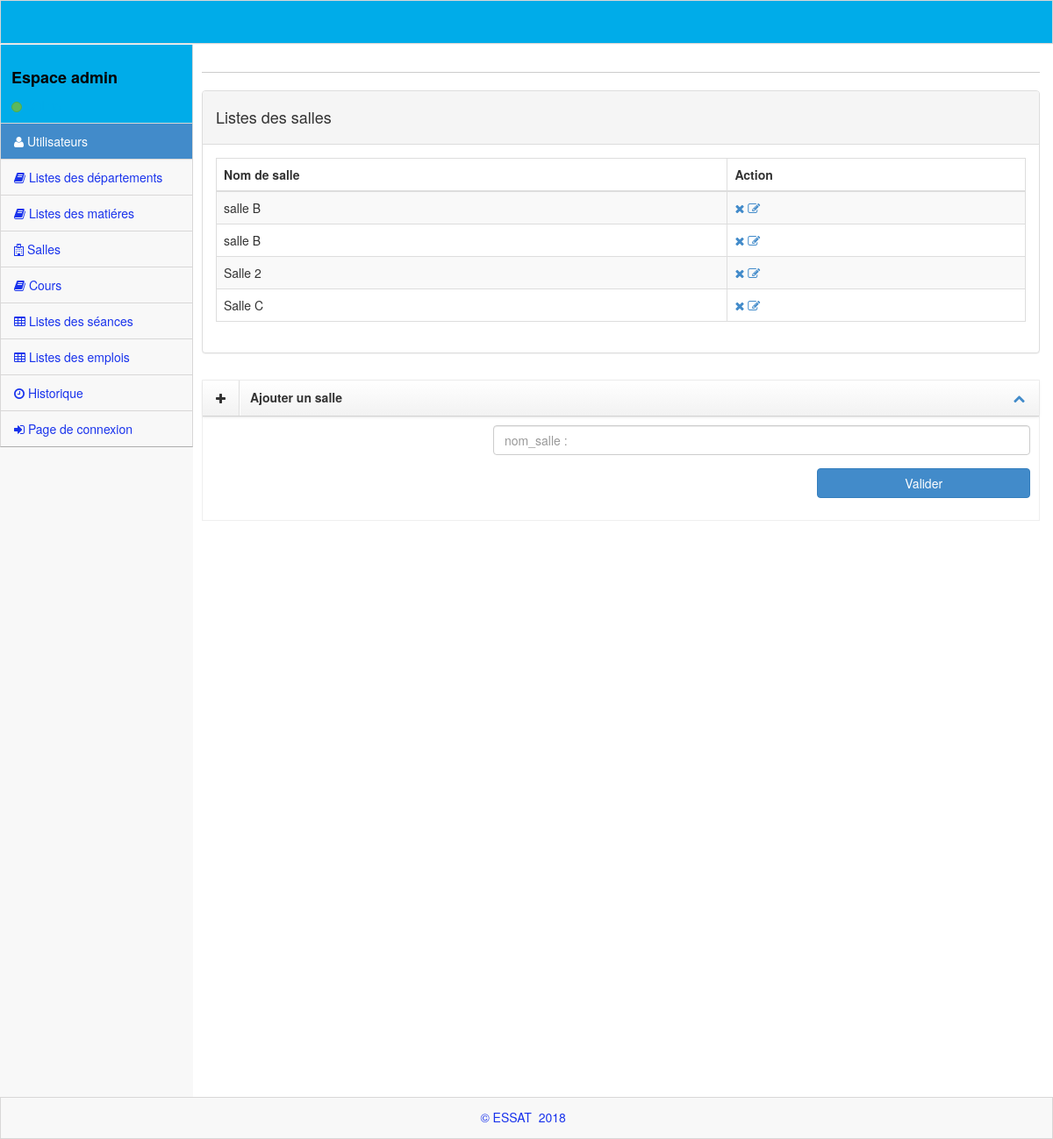
Page /salle.php on the committed database.
### tables this page shows
CREATE TABLE `salle` (
  `id_salle` int(11) NOT NULL,
  `nom_salle` varchar(100) NOT NULL
);

### salle.php (the view, shortened to what this page needs)
<?php
require'db.php';
$sql = "SELECT * FROM salle Order BY id_salle";
$req = mysqli_query($con,$sql) or die();
?>
<!DOCTYPE html>
 <html lang="en">
<head>
    <link rel="stylesheet" href="assets/plugins/bootstrap/css/bootstrap.css" />
    <link rel="stylesheet" href="assets/css/main.css" />
    <link rel="stylesheet" href="assets/css/theme.css" />
    <link rel="stylesheet" href="assets/css/MoneAdmin.css" />
    <link rel="stylesheet" href="assets/plugins/Font-Awesome/css/font-awesome.css" />
    <link href="assets/plugins/dataTables/dataTables.bootstrap.css" rel="stylesheet" />
</head>
<body class="padTop53 " >
    <div id="wrap">
<div id="top">
            <nav class="navbar navbar-inverse navbar-fixed-top " style="padding-top: 10px;">
            </nav>
        </div>
  <div id="left" >
          <?php
          require"espace.php";
          require "menu.php";
          ?>
      </div>
        <div id="content">
            <div class="inner">
                <div class="row">
                    <div class="col-lg-12">
                    </div>
                </div>
                <hr />
                <div class="row">
                <div class="col-lg-12">
                    <div class="panel panel-default">
                        <div class="panel-heading">
                           <h4> Listes des salles</h4>
                        </div>
                        <div class="panel-body">
                            <div class="table-responsive">
                                <table class="table table-striped table-bordered table-hover" id="dataTables-example">
                                    <thead>
                                        <tr>
                                           <th>Nom de salle</th>
                                        <th>Action</th>
                                        </tr>
                                    </thead>
                                    <tbody>
                                        <tr>
                            <?php
                            if(mysqli_num_rows($req)>0)
                                while ($data = mysqli_fetch_assoc($req)) {
                                   ?>
<td name="nom_salle"><?php echo $data['nom_salle']; ?></td>
<td name="nombredheure">
<div class="toolbar">
<ul class="nav">   <?php echo ("<a  onclick=\"return confirm(' Vous etes sur ?')\" href=\"delsalle.php?idsalle=".$data['id_salle']."\">");?>                                                           <i class="icon-remove"></i></a>                                                           <?php echo ("<a  href=\"modifsalle.php?idsalle=".$data['id_salle']."\">"); ?><i class="icon-edit">
</i></a>                                                   </ul>
                                                  </td>
                                              </tr>
                                              <?php
                                          }
                                          ?>
                </tbody>
            </table>
        </div>
    </div>
</div>
</div>
</div>
<div class="row">
    <div class="col-lg-12">
        <div class="box dark">
            <header>
                <div class="icons"><i class="icon-plus"></i></div>
                <h5>Ajouter un salle</h5>
                <div class="toolbar">
                    <ul class="nav">
                        <li>
                            <a class="accordion-toggle minimize-box"
                            data-toggle="collapse"
                            href="#div-1">
                            <i class="icon-chevron-up"></i>
                        </a>
                    </li>
                </ul>
            </div>
        </header>
        <div id="div-1" class="accordion-body collapse in body">
            <div id="ajoututil">
                <form class="form-horizontal" id="ajoutmat" action="ajsalle.php" method="POST">
                    <div class="form-group">
                        <div class="col-lg-8 col-lg-push-4">
                            <input type="text" name="nom_salle" placeholder="nom_salle :" class="form-control" />
                        </div>
                    </div>
                                            <div class="form-group" >
                            <div class="col-lg-4 col-lg-push-8">
                                <input type="submit" name="valider" id="btnvalider" value="Valider" class="btn col-lg-10 col-lg-push-2 btn-primary  " />
                            </div></div>
                        </form>
                    </div>
                </div>
            </div>
        </div>
    </div>
</div>
</div>
</div>
<div id="footer">
    <p>&copy;  ESSAT &nbsp;2018 &nbsp;</p>
</div>
</body>
</html>

### assets/css/main.css (style rules this page uses)
#wrap { margin: 0 auto; }
#footer { height: 48px; background-color: #222222; }
@media (min-width: 768px) { html, body { height: 100%; } }
@media (min-width: 768px) { #wrap { height: auto !important; height: 100%; min-height: 100%; padding: 0 0 48px; margin-bottom: -48px; } }
body.padTop53 { padding-top: 75px; overflow: visible; }
@media (min-width: 802px) { body.padTop53 { padding-top: 51px; } }
#wrap:before, #top:before, .head:before, #footer:before, #wrap:after, #top:after, .head:after, #footer:after { display: table; content: " "; }
#wrap:after, #top:after, .head:after, #footer:after { clear: both; }
#wrap { background-color: #f8f8f8; }
@media (min-width: 768px) { #left { position: relative; float: left; width: 100px; } }
@media (min-width: 768px) { #content { margin-left: 100px; } }
@media (min-width: 768px) { #left { margin-bottom: -10px; } }
@media (min-width: 992px) { #left { width: 220px; } }
@media (min-width: 992px) { #content { margin-left: 220px; } }
#top .navbar { margin-bottom: 0; border:1px solid rgb(216, 215, 215); background-color:#00ace9; }
#content { -webkit-transition: margin 0.4s; transition: margin 0.4s; }
.inner { position: relative; min-height: 1px; padding-right: 15px; padding-left: 10px; background: #fff; border: 0px solid #e4e4e4; min-height:1200px; }
@media (min-width: 768px) { .inner { float: left; width: 100%; } }
.inner .row { margin-right: -15px; margin-left: -15px; }
#footer { margin: 0 auto; color: #1933EC; background-color:#f8f8f8; border:1px solid rgb(216, 215, 215); }
#footer p { padding: 12px 0 0; text-align: center; }
.box { position: relative; display: block; margin: 10px auto; border: 1px solid #efefef; }
.box header { background-repeat: repeat-x; border-bottom: 1px solid #d4d4d4; -webkit-box-shadow: 0 1px 4px rgba(0, 0, 0, 0.065); box-shadow: 0 1px 4px rgba(0, 0, 0, 0.065); background-image: linear-gradient(to bottom, #ffffff 0%, #f2f2f2 100%); }
.box header:before, .box header:after { display: table; content: " "; }
.box header:after { clear: both; }
.box header .icons, .box header h5, .box header .toolbar { position: relative; display: block; float: left; min-height: 1px; padding: 0; margin: 0; }
.box header .icons { padding: 10px 15px; border-right: 1px solid #ddd; -webkit-box-shadow: 1px 0px 0px #ffffff; box-shadow: 1px 0px 0px #ffffff; }
.box header h5 { padding: 12px; font-weight: bold; }
.box header .toolbar { display: inline-table; float: right; }
.box header .toolbar .nav { margin: 1px 1px 0 0; }
.box header .toolbar .nav > li { display: inline-block; }
.box header .toolbar .nav > li > a { padding-top: 9px; }
.box .body { padding: 10px; -webkit-box-shadow: inset 0 1px 1px rgba(0, 0, 0, 0.05); box-shadow: inset 0 1px 1px rgba(0, 0, 0, 0.05); }
.inner hr { margin-top: 10px; border-top-color: #ccc; }

### assets/css/MoneAdmin.css (style rules this page uses)
body { background-color: #f8f8f8; }

### rows in the picture
salle: nom_salle "salle B"
salle: nom_salle "salle B"
salle: nom_salle "Salle 2"
salle: nom_salle "Salle C"
